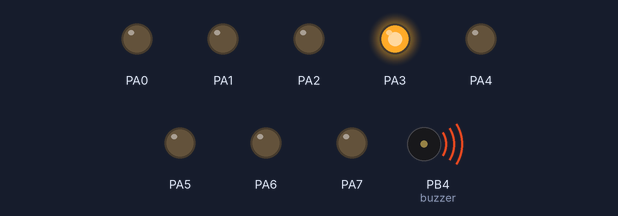
The program below on a simulated ATmega128, built with avr-gcc and emulated at 16 MHz. Parts: output pins drawn as LEDs (lit = HIGH), buzzer (waves = sounding). Pins used as bus, display or sensor lines are not drawn.

Above: at 0.41 s.
At 6.95 s:
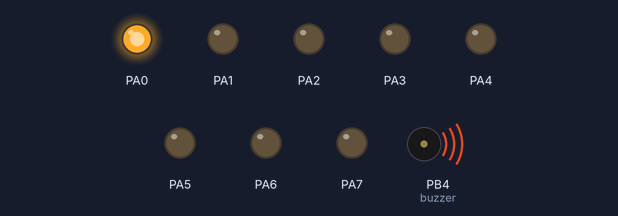
At 10.73 s:
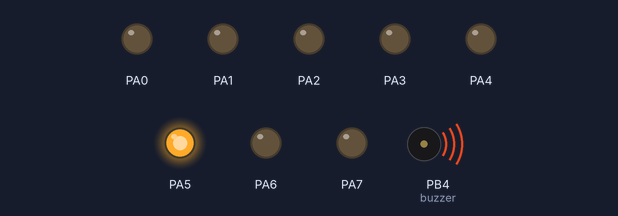
At 11.5 s:
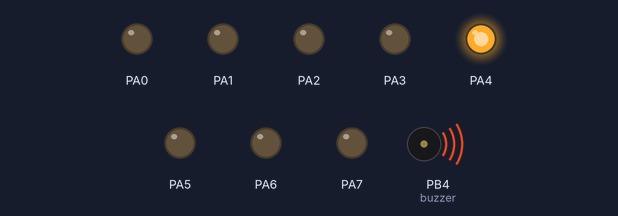
At 26.64 s:
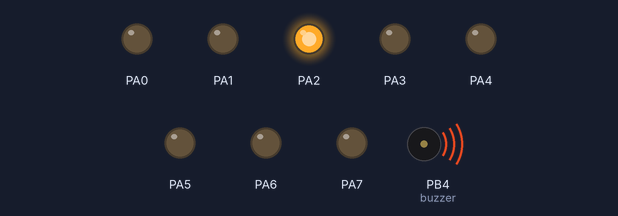
At 39.69 s:
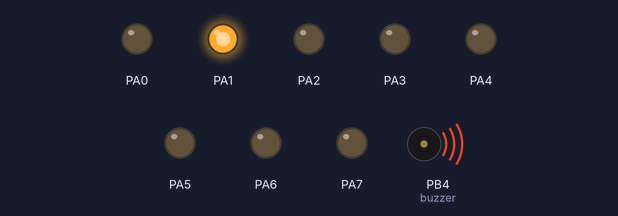
Timing chart, 0 to 40.0 s (numbered marks = the images above):
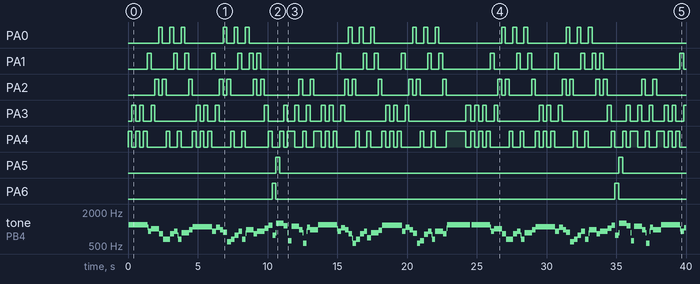

The program:

main.c
```c
#include <avr/io.h>
#define F_CPU 16000000UL
#define __DELAY_BACKWARD_COMPATIBLE__
#include <util/delay.h>
void buzzer(int hz, int count);
int main(void)
{
	/*{1047,1175,1319,1397,1568,1760,1976,2093};*/
	/*{131,147,165,175,196,220,247,262}*/
	/*{262,294,330,350,392,440,454,524}*/
	// 	int i,hertz[]={1319,1175,1319,1175,1319,2093,1175,1047,1976,1047,1319,1976, 2093,1319,1760,2093,1047,
	 //		1319,1319,1175,1319,1175,1319,2093,1175,1047,1976,1047,1319,1976,2093,1319,1047,2093,1976,1319,1175,
	 //		1976,2093,1047,1175,1319,1760,1397,1319,1175,1397,1319,1175,
	 //		1047,1319,1175,1047,2093,1319,1319,1319,1319,1319,1319,1175,1319,1175,
	 //		1319,1175,1319,1175,1319,1175,1319,1175};

	int i,hertz[]={
					330*4,311*4,330*4,311*4,330*4,247*4,294*4,262*4,220*4,174*4,175*4,220*4,247*4,175*4,233*4,247*4,262*4,330*4,311*4,330*4,311*4,330*4,247*4,294*4,262*4,220*4,147*4,
					175*4,220*4,247*4,175*4,262*4,247*4,220*4,247*4,262*4,294*4,330*4,196*4,350*4,330*4,294*4,165*4,330*4,294*4,262*4,147*4,294*4,262*4,247*4,330*4,311*4,330*4,311*4,330*4,247*4,
					294*4,262*4,220*4,147*4,175*4,220*4,247*4,175*4,233*4,247*4,262*4,330*4,311*4,330*4,311*4,330*4,247*4,294*4,262*4,220*4,147*4,175*4,220*4,247*4,175*4,262*4,247*4,220*4,
					330*4,330*4,330*4,330*4,330*4,311*4,330*4};
	// do re mi fa sol la ci do ??????????
	// 	int loop[]={165,147,165,147,165,262,147,131,494,262,165,247, 523,330,220,262,1047,330,165,147,165,
	// 		147,165,262,147,131,494,131,165,247,523,330,131,262,494,165,147,
	// 		494,524,131,147,330,440,175,165,294,350,165,147,
	// 		262,330,147,131,524,330,83,165,83,83,83,147,165,147,
	// 		165,147,165,147,165,147,165,147};

	int loop[]={
				330,311,330,311,330,247,294,262,220,174,175,220,247,
				175,233,247,262,330,311,330,311,330,247,294,262,220,
				147,175,220,247,175,262,247,220,247,262,294,330,196,
				350,330,294,165,330,294,262,147,294,262,247,330,311,
				330,311,330,247,294,262,220,147,175,220,247,175,233,
				247,262,330,311,330,311,330,247,294,262,220,147,175,
				220,247,175,262,247,220,330,330,330,330,330,311,330
				};
	// fur elise
	char LED[]={
				//0x01,0x02,0x04,0x08,0x10,0x20,0x40,0x80,0x00,0xff,0x00,0xff,0x00,0xff,0x00,0xff,0x00,0x01,0x02,0x04,0x08,0x10,0x20,0x40,0x80,
				//0x00,0xff,0x00,0xff,0x00,0xff,0x00,0xff,0x00,0x00,0xff,0x00,0xff,0x00,0xff,0x00,0xff,0x00,0x00,0xff,0x00,0xff,0x00,0xff,0x00,
				//0x01,0x02,0x04,0x08,0x10,0x20,0x40,0x80,0x00,0xff,0x00,0xff,0x00,0xff,0x00,0xff,0x00,0x01,0x02,0x04,0x08,0x10,0x20,0x40,0x80,
				0x10, 0x08,0x10,0x08,0x10,0x02,0x08,0x04,0x01, 0x04, 0x10,0x01,0x02,0x10,0x01,0x02,0x04,0x10, 0x08,0x10,0x08,0x10,0x02,0x08,0x04,
				0x01, 0x04, 0x10,0x01,0x02,0x10,0x01,0x02,0x04,0x02,0x04,0x08,0x10,0x40,0x20,0x10,0x08,0x10,0x10,0x08,0x04,0x10,0x08,0x04,0x10,
				0x10, 0x08,0x10,0x08,0x10,0x02,0x08,0x04,0x01, 0x04, 0x10,0x01,0x02,0x10,0x01,0x02,0x04,0x10, 0x08,0x10,0x08,0x10,0x02,0x08,0x04,
				0x01, 0x04, 0x10,0x01,0x02,0x10,0x01,0x02,0x04,0x10,0x10,0x10,0x10,0x10,0x08,0x10
				};
	//
	DDRA |=0xff; // A ???? LED
	DDRB |=0x10; // B4 ???? BUZZER
	while (1)
	{
		for (i=0; i<90; i++)
		{
			PORTA=LED[i]; // LED-? ?? ????????.
			buzzer(hertz[i],loop[i]); // 1 ??? ?????? ??? ???????.

		}
		_delay_ms(100); // ??? ?????? ????? 1 ?????? ??????
	}
}
void buzzer(int hz, int count) // Hz ???????, ?????? ???? ????
{
	int i, millis, micros;
	millis=1000/(hz*2); // ????????? ???????? ms -? ????
	micros=(1000.0/(hz*2)-millis)*1000; // ????????? ???????? us -? ????
	for (i=0;i<count;i++)
	{
		PORTB |=1<<4; // ?????? ON
		_delay_us(millis); // ms ??????????
		_delay_us(micros); // us ??????????
		PORTB &=~(1<<4); // ?????? OFF
		_delay_us(millis); // ms ??????????
		_delay_us(micros); // us ??????????
	}
}
```

Measured:
- by itself, PA0: LOW → HIGH at 2.2 s, → LOW 0.27 s later, → HIGH 0.53 s later, → LOW 0.27 s later, … (36 changes in this stretch)
- by itself, PA1: LOW → HIGH at 1.4 s, → LOW 0.27 s later, → HIGH 1.6 s later, → LOW 0.27 s later, … (42 changes in this stretch)
- by itself, PA2: LOW → HIGH at 1.9 s, → LOW 0.27 s later, → HIGH 0.27 s later, → LOW 0.26 s later, … (48 changes in this stretch)
- by itself, PA3: LOW → HIGH at 0.28 s, → LOW 0.28 s later, → HIGH 0.28 s later, → LOW 0.28 s later, … (59 changes in this stretch)
- by itself, PA4: LOW → HIGH at 0.00 s, → LOW 0.28 s later, → HIGH 0.28 s later, → LOW 0.28 s later, … (84 changes in this stretch)
- by itself, PA5: alternates HIGH for 0.28 s and LOW for 24.3 s
- by itself, PA6: alternates HIGH for 0.27 s and LOW for 24.3 s
- by itself, tone on PB4 (buzzer): plays 1189 Hz for 1.4 s, 1064 Hz for 0.04 s, 912 Hz for 0.24 s, 1017 Hz for 0.56 s, 819 Hz for 0.28 s, 658 Hz for 0.52 s … (115 notes in this stretch)
